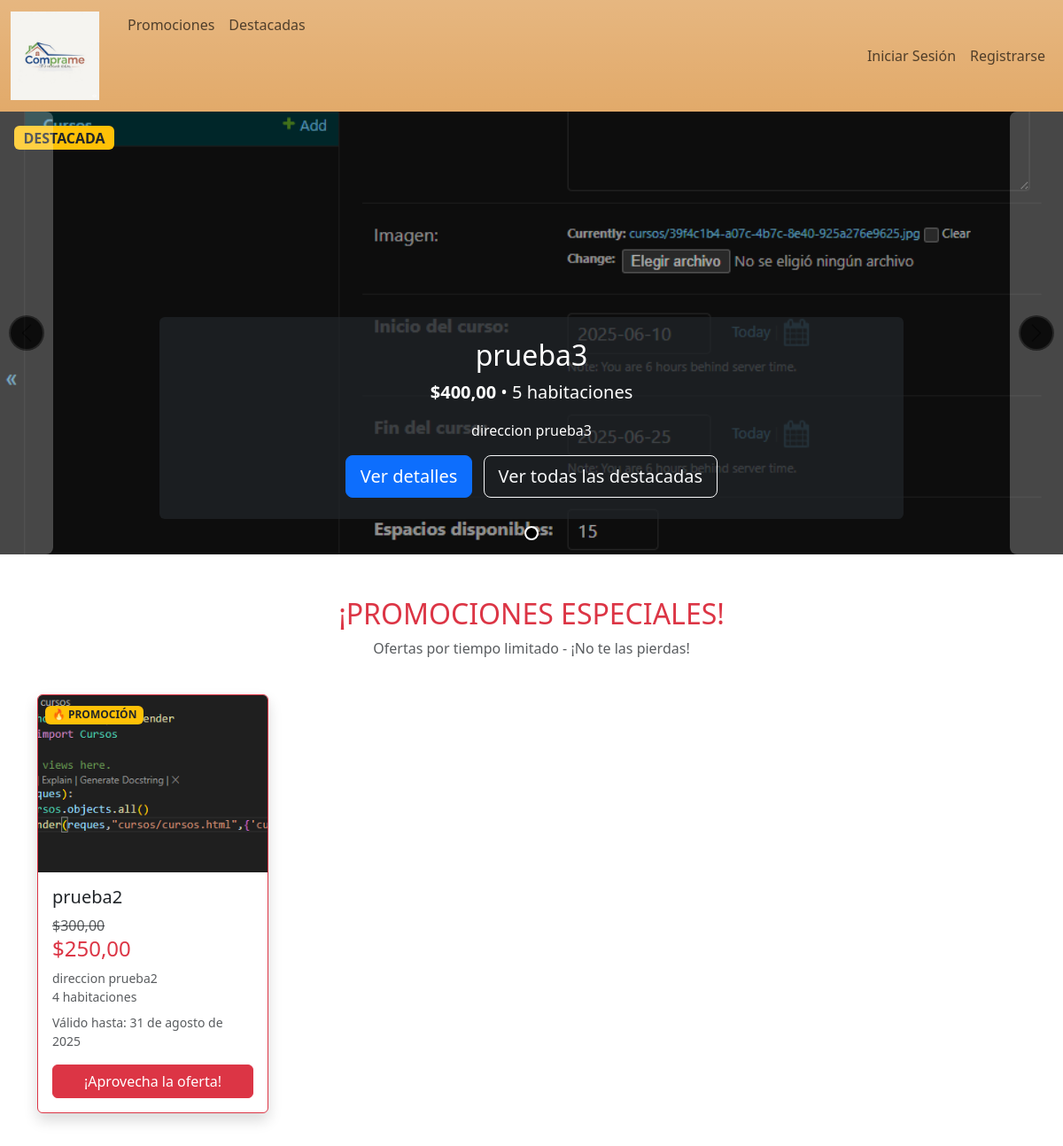
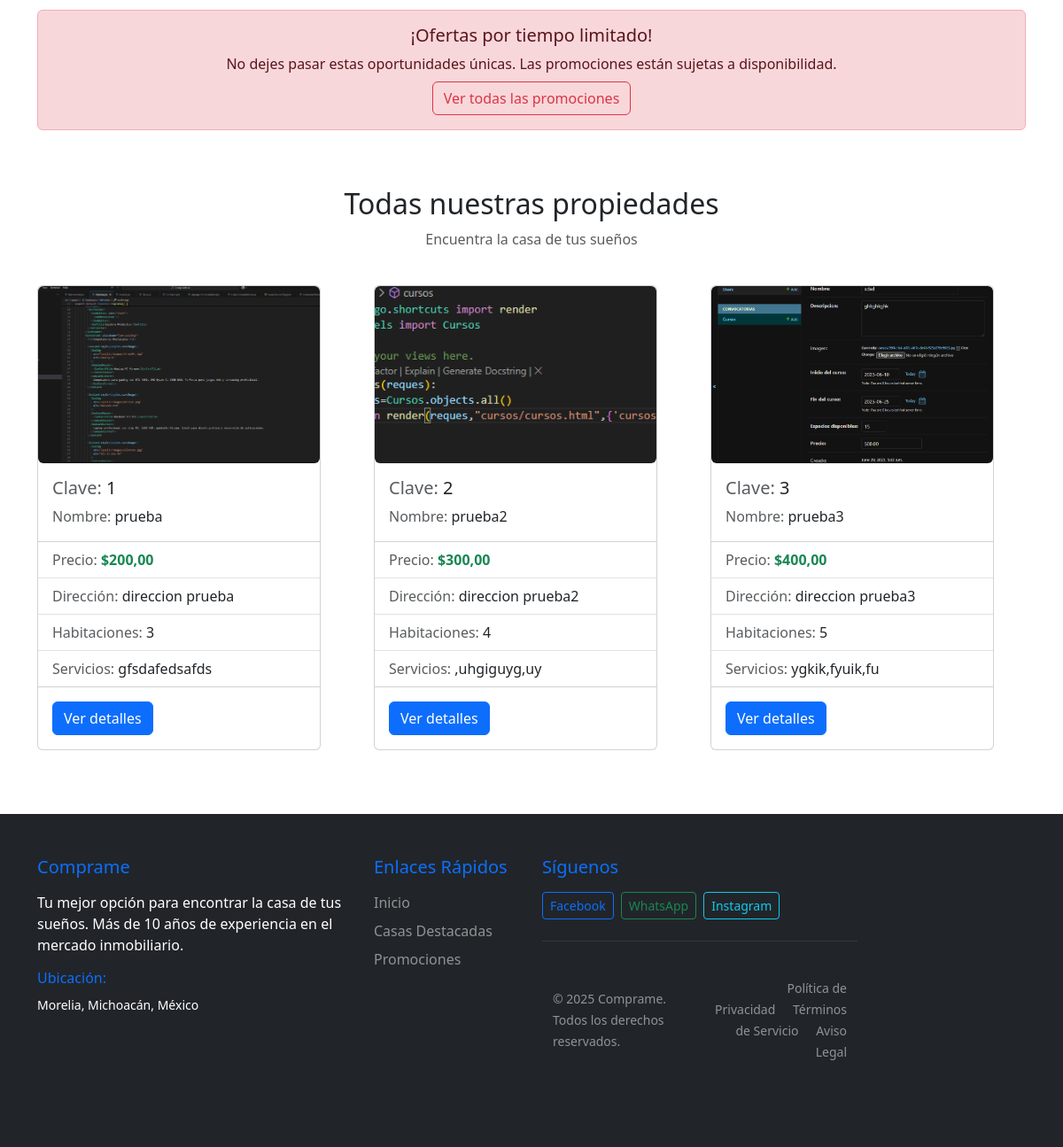
Before: / with the older database file (2 pictures, top to bottom).
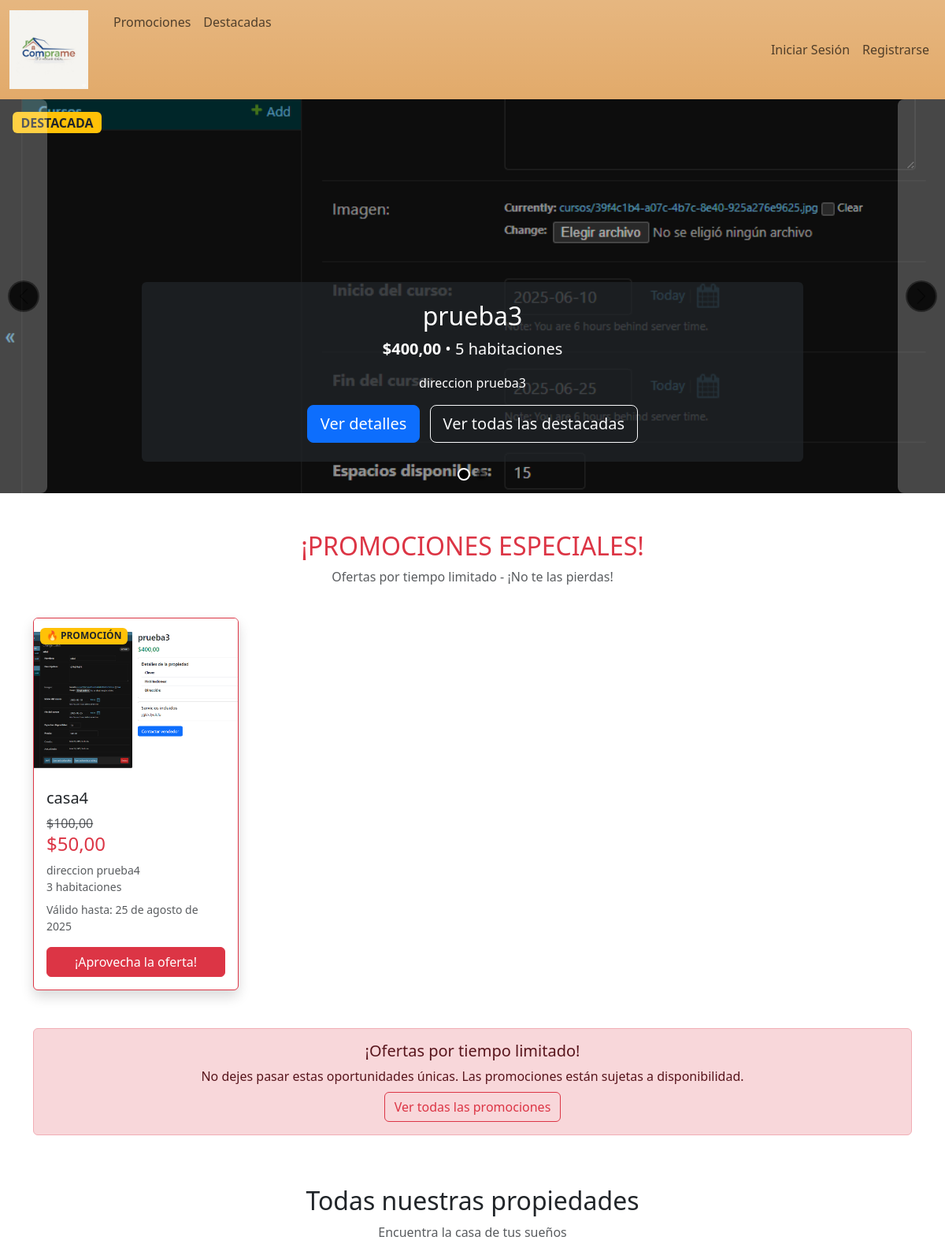
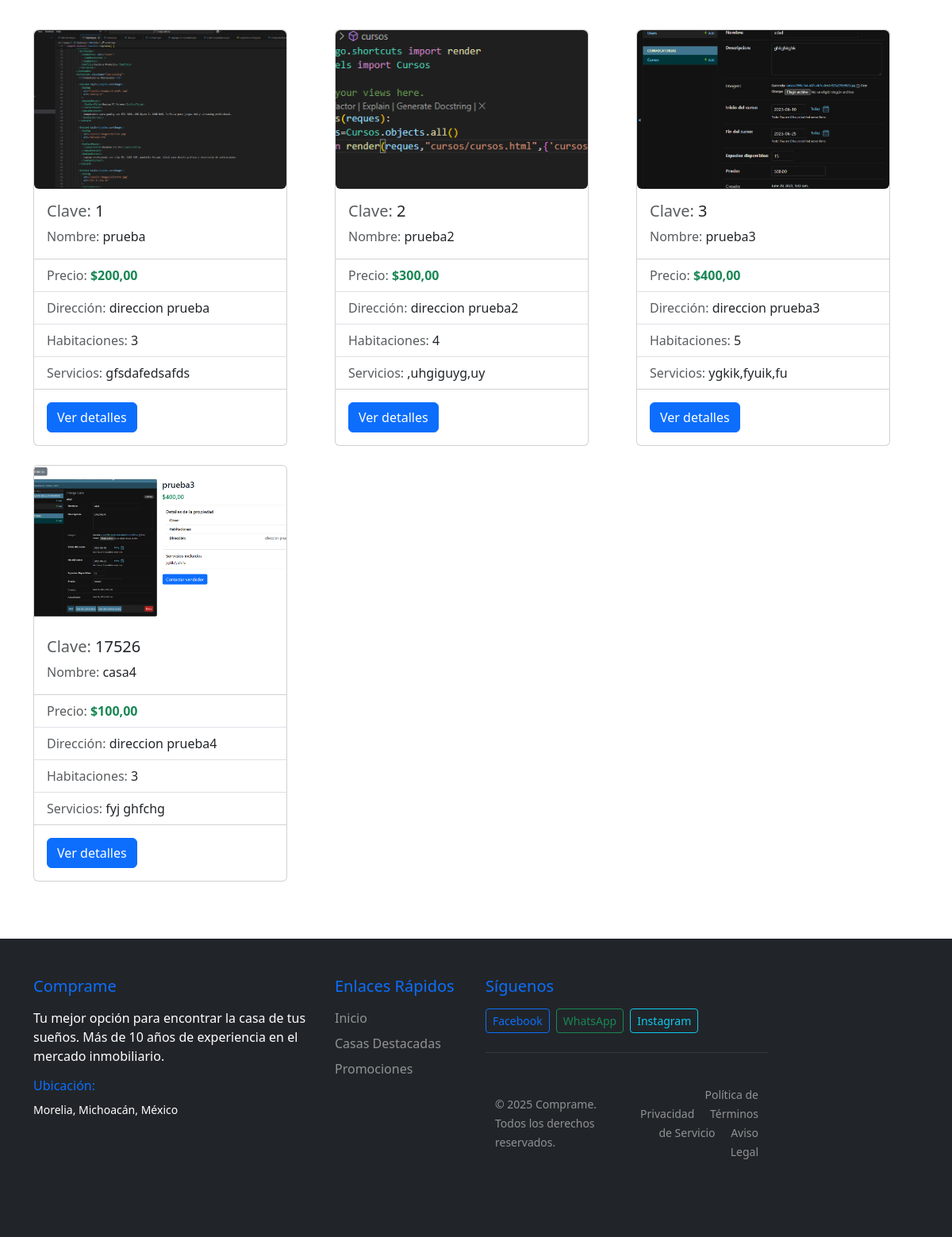
After: the same page with the newer database file (2 pictures, top to bottom).
### inicio/models.py (models this page shows, shortened)
class Casas(models.Model):
    nombre = models.CharField(max_length=100, verbose_name="Nombre")
    clave = models.IntegerField(verbose_name="Clave")
    costo = models.DecimalField(max_digits=10, decimal_places=2, verbose_name="Costo")
    numhabitaciones = models.IntegerField(verbose_name="Número de habitaciones")
    direccion = models.CharField(max_length=255, verbose_name="Dirección")
    servicios = models.TextField(verbose_name="Servicios")
    destacada = models.BooleanField(default=False, verbose_name="Casa Destacada")
    imagen = models.ImageField(upload_to='imagenes/', verbose_name="Imagen")
    en_promocion = models.BooleanField(default=False, verbose_name="En promoción")
    precio_promocional = models.DecimalField(max_digits=10, decimal_places=2, null=True, blank=True, verbose_name="Precio promocional")
    fecha_fin_promocion = models.DateField(blank=True, null=True, verbose_name="Fecha fin promoción")
    class Meta:
        verbose_name = "Casa"
        verbose_name_plural = "Casas"

### inicio/views.py (the view)
# urls.py: path('', views.principal, name='principal'),
def principal(request):
    casas = Casas.objects.all()
    casas_destacadas = Casas.objects.filter(destacada=True)[:3]
    casas_promocion = Casas.objects.filter(
        en_promocion=True,
        fecha_fin_promocion__gte=timezone.now().date()
    )[:4]
    context = {
        'casas': casas,
        'casas_destacadas': casas_destacadas,
        'casas_promocion': casas_promocion
    }
    return render(request, 'inicio/principal.html', context)

### inicio/templates/inicio/principal.html (shortened to what this page needs)
{% extends 'inicio/encabezado.html' %}
{% block contenido %}
{% if casas_destacadas %}
<div id="carouselCasasDestacadas" class="carousel carousel-dark slide mb-5" data-bs-ride="carousel">
  <div class="carousel-indicators">
    {% for casa in casas_destacadas %}
      <button type="button" data-bs-target="#carouselCasasDestacadas"
              data-bs-slide-to="{{ forloop.counter0 }}"
              {% if forloop.first %}class="active" aria-current="true"{% endif %}
              aria-label="Casa {{ forloop.counter }}"></button>
    {% endfor %}
  </div>
  <div class="carousel-inner">
    {% for casa in casas_destacadas %}
    <div class="carousel-item {% if forloop.first %}active{% endif %}" data-bs-interval="4000">
      <div class="position-relative">
        <img src="{{ casa.imagen.url }}" class="d-block w-100" alt="{{ casa.nombre }}"
             style="height: 500px; object-fit: cover; filter: brightness(0.7);">
        <div class="carousel-caption d-none d-md-block">
          <div class="bg-dark bg-opacity-75 p-4 rounded">
            <h2 class="text-white"> {{ casa.nombre }}</h2>
            <p class="fs-5 text-white mb-3">
              <strong>${{ casa.costo }}</strong> • {{ casa.numhabitaciones }} habitaciones
            </p>
            <p class="text-white">{{ casa.direccion }}</p>
            <div class="mt-3">
              <a href="{% url 'vercasa' casa.id %}" class="btn btn-primary btn-lg me-2">
                Ver detalles
              </a>
              <a href="{% url 'casas_destacadas' %}" class="btn btn-outline-light btn-lg">
                Ver todas las destacadas
              </a>
            </div>
          </div>
        </div>
        <div class="position-absolute top-0 start-0 m-3">
          <span class="badge bg-warning text-dark fs-6">DESTACADA</span>
        </div>
      </div>
    </div>
    {% endfor %}
  </div>
  <button class="carousel-control-prev" type="button" data-bs-target="#carouselCasasDestacadas" data-bs-slide="prev">
    <span class="carousel-control-prev-icon" aria-hidden="true"></span>
  </button>
  <button class="carousel-control-next" type="button" data-bs-target="#carouselCasasDestacadas" data-bs-slide="next">
    <span class="carousel-control-next-icon" aria-hidden="true"></span>
  </button>
</div>
{% endif %}
{% if casas_promocion %}
<div class="container my-5">
    <div class="row mb-4">
        <div class="col-12 text-center">
            <h2 class="text-danger">¡PROMOCIONES ESPECIALES!</h2>
            <p class="text-muted">Ofertas por tiempo limitado - ¡No te las pierdas!</p>
        </div>
    </div>
    <div class="row">
        {% for casa in casas_promocion %}
        <div class="col-md-6 col-lg-3 mb-4">
            <div class="card h-100 border-danger shadow">
                <div class="position-relative">
                    <img src="{{casa.imagen.url}}" class="card-img-top" alt="{{casa.nombre}}"
                         style="height: 200px; object-fit: cover;">
                    <div class="position-absolute top-0 start-0 m-2">
                        <span class="badge bg-warning text-dark">🔥 PROMOCIÓN</span>
                    </div>
                </div>
                <div class="card-body d-flex flex-column">
                    <h5 class="card-title">{{casa.nombre}}</h5>
                    <div class="mb-2">
                        {% if casa.precio_promocional %}
                            <span class="text-decoration-line-through text-muted">${{casa.costo}}</span>
                            <h4 class="text-danger mb-0">${{casa.precio_promocional}}</h4>
                        {% else %}
                            <h4 class="text-danger mb-0">${{casa.costo}}</h4>
                        {% endif %}
                    </div>
                    <small class="text-muted mb-2">
                        {{casa.direccion|truncatewords:3}}<br>
                        {{casa.numhabitaciones}} habitaciones
                    </small>
                    {% if casa.fecha_fin_promocion %}
                    <small class="text-muted mb-3">
                        Válido hasta: {{casa.fecha_fin_promocion}}
                    </small>
                    {% endif %}
                    <div class="mt-auto">
                        <a href="{% url 'vercasa' casa.id %}" class="btn btn-danger w-100">
                            ¡Aprovecha la oferta!
                        </a>
                    </div>
                </div>
            </div>
        </div>
        {% endfor %}
    </div>
    <div class="row mt-4">
        <div class="col-12 text-center">
            <div class="alert alert-danger">
                <h5 class="alert-heading">¡Ofertas por tiempo limitado!</h5>
                <p class="mb-2">No dejes pasar estas oportunidades únicas. Las promociones están sujetas a disponibilidad.</p>
                <a href="{% url 'promociones' %}" class="btn btn-outline-danger">Ver todas las promociones</a>
            </div>
        </div>
    </div>
</div>
{% endif %}
<div class="container">
  <div class="row mb-4">
    <div class="col-12 text-center">
      <h2>Todas nuestras propiedades</h2>
      <p class="text-muted">Encuentra la casa de tus sueños</p>
    </div>
  </div>
</div>
<div class="container">
  <div class="row">
    {% for casa in casas %}
    <div class="col-md-4 mb-4">
      <div class="card h-100" style="width: 90%;">
        <img src="{{casa.imagen.url}}" class="card-img-top rounded" alt="{{casa.nombre}}"
             style="height: 200px; object-fit: cover;">
        <div class="card-body">
          <h5 class="card-title">
            <span class="text-muted">Clave:</span> {{casa.clave}}
          </h5>
          <p class="card-text">
            <span class="text-muted">Nombre:</span> {{casa.nombre}}
          </p>
        </div>
        <ul class="list-group list-group-flush">
          <li class="list-group-item">
            <span class="text-muted">Precio:</span>
            <strong class="text-success">${{casa.costo}}</strong>
          </li>
          <li class="list-group-item">
            <span class="text-muted">Dirección:</span> {{casa.direccion}}
          </li>
          <li class="list-group-item">
            <span class="text-muted">Habitaciones:</span> {{casa.numhabitaciones}}
          </li>
          <li class="list-group-item">
            <span class="text-muted">Servicios:</span> {{casa.servicios}}
          </li>
        </ul>
        <div class="card-body">
          <a href="{% url 'vercasa' casa.id %}" class="btn btn-primary">Ver detalles</a>
        </div>
      </div>
    </div>
    {% endfor %}
  </div>
</div>
{% endblock %}

### inicio/templates/inicio/encabezado.html (shortened to what this page needs)
{% load django_bootstrap5 %}
<!DOCTYPE html>
<html>
    <head>
        <link rel="stylesheet" href="">
        {% load static %}
       {% bootstrap_css %}
    </head>
    <body class="d-flex flex-column min-vh-100">
<nav class="navbar navbar-expand-lg bg-gradient text-dark" style="background-color: #d1750d9d;">
  <div class="container-fluid">
    <div class="collapse navbar-collapse" id="navbarNavDropdown">
      <ul class="navbar-nav">
        <li class="nav-item">
          <a class="navbar-brand d-flex align-items-center" href="{% url 'principal' %}">
      <img src="{% static 'images/logo.png' %}" alt="Inicio" class="icono-nav" style="width: 100px; height: auto; margin-right: 8px;">
    </a>
        </li>
        <li class="nav-item">
          <a class="nav-link" href="{% url 'promociones' %}">Promociones</a>
        </li>
        <li class="nav-item">
          <a class="nav-link" href="{% url 'casas_destacadas' %}">Destacadas</a>
        </li>
      </ul>
      <ul class="navbar-nav ms-auto">
        {% if user.is_authenticated %}
          <li class="nav-item">
            <a class="nav-link" href="#">Hola, {{ user.username }}</a>
          </li>
          <form method="post" action="{% url 'logout' %}" class="d-inline">
                  {% csrf_token %}
                  <button type="submit"
                    <i class="nav-link"></i> Cerrar sesión
                  </button>
                </form>
        {% else %}
          <li class="nav-item">
            <a class="nav-link" href="{% url 'login' %}">Iniciar Sesión</a>
          </li>
          <li class="nav-item">
            <a class="nav-link" href="{% url 'register' %}">Registrarse</a>
          </li>
        {% endif %}
      </ul>
    </div>
  </div>
</nav>
<main class="flex-grow-1">
        {% block contenido %}
        {%endblock %}
</main>
<footer class="bg-dark text-white mt-5">
            <div class="container py-5">
                <div class="row">
                    <div class="col-lg-4 col-md-6 mb-4">
                        <h5 class="text-primary mb-3">Comprame</h5>
                        <p class="mb-3">
                            Tu mejor opción para encontrar la casa de tus sueños.
                            Más de 10 años de experiencia en el mercado inmobiliario.
                        </p>
                        <div class="mb-3">
                            <h6 class="text-primary">Ubicación:</h6>
                            <small>Morelia, Michoacán, México</small>
                        </div>
                    </div>
                    <div class="col-lg-2 col-md-6 mb-4">
                        <h5 class="text-primary mb-3">Enlaces Rápidos</h5>
                        <ul class="list-unstyled">
                            <li class="mb-2">
                                <a href="{% url 'principal' %}" class="text-white-50 text-decoration-none">
                                    Inicio
                                </a>
                            </li>
                            <li class="mb-2">
                                <a href="{% url 'casas_destacadas' %}" class="text-white-50 text-decoration-none">
                                    Casas Destacadas
                                </a>
                            </li>
                            <li class="mb-2">
                                <a href="{% url 'promociones' %}" class="text-white-50 text-decoration-none">
                                    Promociones
                                </a>
                            </li>
                        </ul>
                    </div>
                    <div class="col-lg-4 col-md-6 mb-4">
                        <h5 class="text-primary mb-3">Síguenos</h5>
                        <div class="d-flex mb-4">
                            <a href="#" class="btn btn-outline-primary btn-sm me-2">
                                 Facebook
                            </a>
                            <a href="#" class="btn btn-outline-success btn-sm me-2">
                                 WhatsApp
                            </a>
                            <a href="#" class="btn btn-outline-info btn-sm">
                                 Instagram
                            </a>
                        </div>
            <hr class="border-secondary">
            <div class="container py-4">
                <div class="row align-items-center">
                    <div class="col-md-6">
                        <small class="text-white-50">
                            © 2025 Comprame. Todos los derechos reservados.
                        </small>
                    </div>
                    <div class="col-md-6 text-md-end">
                        <small class="text-white-50">
                            <a href="#" class="text-white-50 text-decoration-none me-3">Política de Privacidad</a>
                            <a href="#" class="text-white-50 text-decoration-none me-3">Términos de Servicio</a>
                            <a href="#" class="text-white-50 text-decoration-none">Aviso Legal</a>
                        </small>
                    </div>
                </div>
        </footer>
    </body>
</html>

### inicio/templates/inicio/principal.html (style rules this page uses)
.carousel-control-prev, .carousel-control-next { width: 5%; background: rgba(255, 255, 255, 0.49); border-radius: 0 8px 8px 0; }
.carousel-control-next { border-radius: 8px 0 0 8px; }
.carousel-control-prev-icon, .carousel-control-next-icon { background-size: 24px 24px; width: 40px; height: 40px; background-color: rgba(255, 255, 255, 0.9); border-radius: 50%; border: 2px solid rgba(0, 0, 0, 0.2); }
.carousel-indicators [data-bs-target] { width: 12px; height: 12px; border-radius: 50%; background-color: rgba(255, 255, 255, 0.6); border: 2px solid rgba(0, 0, 0, 0.3); }
.carousel-indicators .active { background-color: #0d6efd; border-color: #ffffff; }

Changed rows visible on the page:
no longer on one of the page's lists (row edited): Casas: nombre "prueba2", costo "300,00", precio_promocional "250,00", direccion "direccion prueba2", numhabitaciones "4", fecha_fin_promocion "31 de agosto de 2025"
added Casas: imagen (picture), nombre "casa4", costo "100,00", precio_promocional "50,00", direccion "direccion prueba4", numhabitaciones "3", fecha_fin_promocion "25 de agosto de 2025", clave "17526", servicios "fyj ghfchg"
